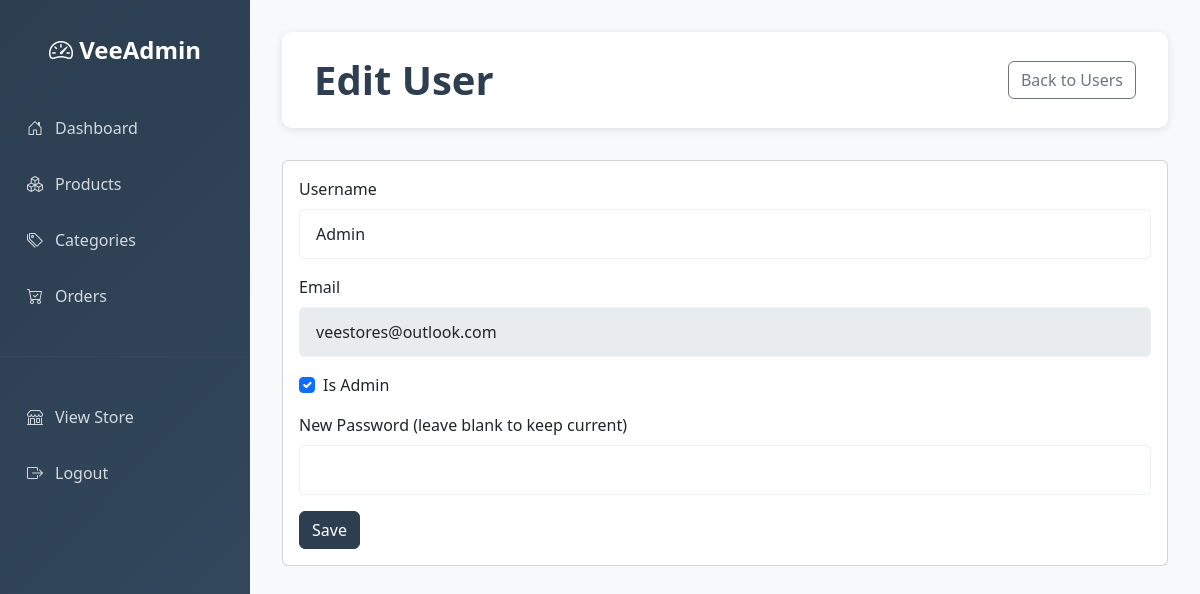
Page /admin/users/3/edit (signed in) on the committed database.
### app/models/user.py (models this page shows, shortened)
class User(db.Model):
    __tablename__ = 'users'
    id = db.Column(db.Integer, primary_key=True)
    username = db.Column(db.String(120), nullable=False)
    email = db.Column(db.String(200), unique=True, nullable=False)
    password_hash = db.Column(db.String(255), nullable=False)
    is_admin = db.Column(db.Boolean, default=False)
    created_at = db.Column(db.DateTime, default=datetime.utcnow)

### app/routes/admin_routes.py (the view, shortened to what this page needs)
@bp.route('/users/<int:id>/edit', methods=['GET', 'POST'])
def edit_user(id):
    user = User.query.get_or_404(id)
    return render_template('admin/user_form.html', user=user)

### app/routes/admin_routes.py (called while the page is built)
@bp.before_request
def require_admin_login():
    if request.endpoint and request.endpoint.startswith('admin.login'):
        return
    if not session.get('admin_logged_in'):
        return redirect(url_for('admin.login'))

### app/templates/admin/user_form.html (shortened to what this page needs)
{% extends "admin/base.html" %}
{% block content %}
<div class="admin-header">
    <h1>Edit User</h1>
    <a href="/admin/users" class="btn btn-outline-secondary">Back to Users</a>
</div>
<div class="card mt-3">
    <div class="card-body">
        <form method="post">
            <div class="mb-3">
                <label class="form-label">Username</label>
                <input name="username" class="form-control" value="{{ user.username }}">
            </div>
            <div class="mb-3">
                <label class="form-label">Email</label>
                <input class="form-control" value="{{ user.email }}" disabled>
            </div>
            <div class="form-check mb-3">
                <input class="form-check-input" type="checkbox" id="is_admin" name="is_admin" {% if user.is_admin %}checked{% endif %}>
                <label class="form-check-label" for="is_admin">Is Admin</label>
            </div>
            <div class="mb-3">
                <label class="form-label">New Password (leave blank to keep current)</label>
                <input type="password" name="new_password" class="form-control">
            </div>
            <button class="btn btn-primary">Save</button>
        </form>
    </div>
</div>
{% endblock %}

### app/templates/admin/base.html (style rules this page uses)
:root { --primary-color: #2c3e50; --accent-color: #e74c3c; --success-color: #27ae60; --sidebar-width: 250px; }
body { font-family: 'Segoe UI', Tahoma, Geneva, Verdana, sans-serif; background-color: #f8f9fa; }
.admin-header { background: white; padding: 1.5rem 2rem; border-radius: 10px; box-shadow: 0 2px 10px rgba(0,0,0,0.1); margin-bottom: 2rem; display: flex; justify-content: space-between; align-items: center; }
.admin-header h1 { margin: 0; color: var(--primary-color); font-weight: 700; }
.btn-primary { background-color: var(--primary-color); border-color: var(--primary-color); }
.form-control, .form-select { border-radius: 5px; border-color: #ecf0f1; padding: 0.75rem 1rem; transition: all 0.3s ease; }

### rows in the picture
User: username "Admin", email "veestores@outlook.com", is_admin "☑"
